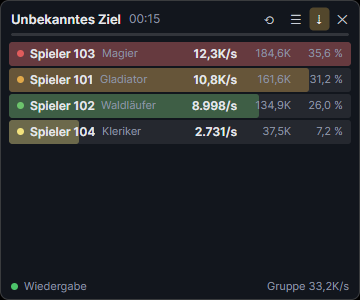
#> input picture docs/screenshot-demo.png, 360 x 300 px
$ python -i readme-media.py   (imports and definitions only)
#> lines starting #> are read from the running program, lines starting #| are printed output that depends on the picture; after the words box and inside, x2 and y2 are one past the last pixel; in counts of white or black regions, pixels touching at a corner belong together
#> further down, picture is the input picture: PIL image 360x300 RGBA; mean R, G, B, A 41.7, 42.2, 44.8, 255
"""README-Bilder bauen: Rohbilder aus dem UI-Test ReadmeMedia (doppelte Auflösung) auf eine Bühne setzen,
Schatten, GIFs. Braucht Pillow und ffmpeg (für GIFs mit guter Palette).

  set AETHERDPS_README=<rohordner>
  set AETHERDPS_README_FROM=%LOCALAPPDATA%\\AetherDPS     (optional: eigener Charakter, echtes Profil)
  dotnet test AetherDPS.UiTests --filter ReadmeMedia
  python tools/readme-media.py <rohordner>               → docs/media/
"""
import json
import math
import shutil
import subprocess
import sys
import tempfile
from pathlib import Path

from PIL import Image, ImageChops, ImageDraw, ImageFilter, ImageFont

ROOT = Path(__file__).resolve().parent.parent
RAW = Path(sys.argv[1])
OUT = ROOT / "docs" / "media"
# [1 line not run here, left out]

BG_TOP, BG_BOTTOM = (20, 24, 34), (10, 12, 18)
GOLD = (224, 168, 74)


def load(name):
    return Image.open(RAW / f"{name}.png").convert("RGBA")


# [4 lines left out: function marks, not called in this run]


def content_bottom(img, top=0, pad=40):
    """Unterkante des Inhalts: leere Zeilen in der Fensterfarbe unten abschneiden."""
#> called with top = 0, pad = 40
    rgb = img.convert("RGB")
    frame = rgb.getpixel((rgb.width - 8, rgb.height - 8))
#> frame = (18, 22, 29)
    blank = Image.new("RGB", rgb.size, frame)
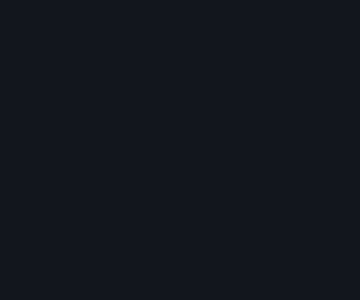
#> blank: PIL image 360x300 RGB; mean R, G, B 18, 22, 29
    diff = ImageChops.difference(rgb, blank).convert("L").point(lambda v: 255 if v > 12 else 0)
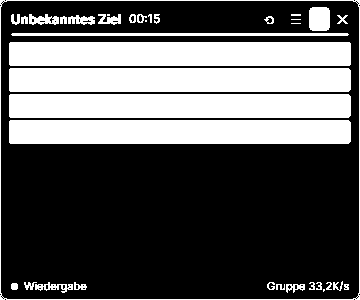
#> diff: PIL image 360x300 L; 34.6% white; 37 white regions (5 under 20 px), largest, box (x1, y1, x2, y2) and area: (9, 42, 351, 66) 8204, (9, 68, 351, 92) 8200, (9, 94, 351, 118) 8200
    box = diff.crop((0, top, rgb.width - 30, rgb.height)).getbbox()   # rechts den Scrollbalken auslassen
#> box = (0, 0, 330, 300)
    return min(img.height, top + box[3] + pad) if box else img.height


# [7 lines left out: function font, not called in this run]


_texture = None


# [109 lines left out: functions texture, stage, rounded, place, fit, card and 2 more, not called in this run]


def ease(t):
    return 0.5 - 0.5 * math.cos(math.pi * max(0.0, min(1.0, t)))


# ── Kampf-GIF ───────────────────────────────────────────────────────────────────────────────

# [182 lines left out: functions overlay_gif, radar_gif, menu_image, cursor_image, pills_gif, radar_trio and 3 more, not called in this run]


# [2 lines not run here, left out]

>>> from PIL import Image
>>> picture = Image.open('../docs/screenshot-demo.png')
>>> result = content_bottom(picture)
#> result = 300
